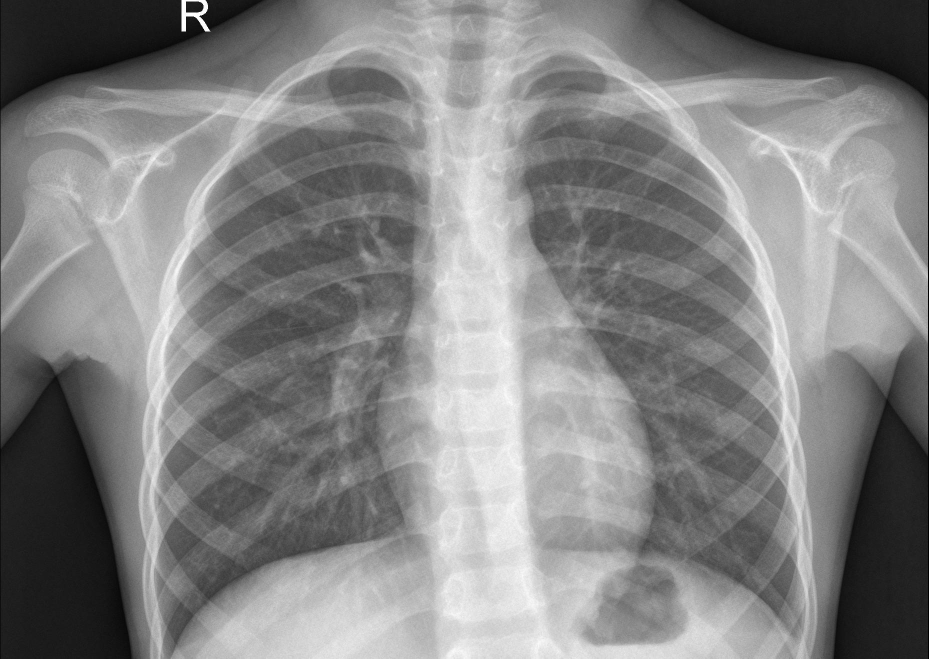
#> input picture data/raw/chest_xray/test/NORMAL/IM-0001-0001.jpeg, 1857 x 1317 px (shown at 1/2 size)
$ python -i preprocessing.py   (imports and definitions only)
#> lines starting #> are read from the running program, lines starting #| are printed output that depends on the picture; after the words box and inside, x2 and y2 are one past the last pixel; in counts of white or black regions, pixels touching at a corner belong together
#> further down, picture is the input picture: shape (1317, 1857, 3); min 0, max 255, mean 131
"""
Funciones para preprocesamiento de imágenes médicas.
"""

import cv2
import numpy as np
from skimage import exposure, filters, morphology, segmentation
from sklearn.preprocessing import StandardScaler, MinMaxScaler
import warnings
# [1 line not run here, left out]

# [128 lines left out: functions resize_image, apply_clahe, normalize_intensity, remove_noise, enhance_edges, not called in this run]

def segment_lung_region(image, method='threshold', **kwargs):
    """
    Segmenta la región pulmonar en radiografías de tórax.

    Args:
        image (np.ndarray): Imagen de radiografía
        method (str): Método de segmentación ('threshold', 'watershed')
        **kwargs: Argumentos adicionales

    Returns:
        np.ndarray: Máscara binaria de la región pulmonar
    """
#> called with method = 'threshold'
    if method == 'threshold':
        # Aplicar filtro gaussiano para suavizar
        blurred = cv2.GaussianBlur(image, (5, 5), 0)

        # Umbralización adaptiva
        threshold_value = kwargs.get('threshold', 0.1)
        if image.max() <= 1.0:
            threshold_value = threshold_value
        else:
            threshold_value = threshold_value * 255

        _, binary = cv2.threshold(blurred.astype(np.uint8),
                                 threshold_value, 255, cv2.THRESH_BINARY)
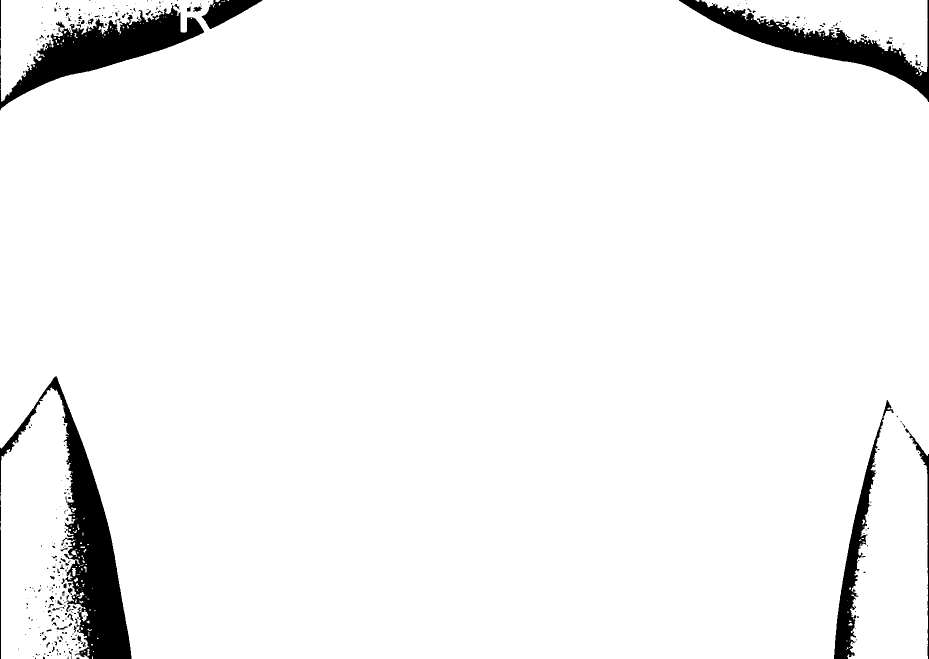
#> binary: shape (1317, 1857, 3) (shown at 1/2 size); 95.8% white; 340 black regions (269 under 20 px), largest, box (x1, y1, x2, y2) and area: (0, 753, 263, 1317) 36053, (0, 0, 408, 221) 26240, (1358, 0, 1857, 204) 21672

        # Operaciones morfológicas para limpiar la máscara
        kernel = cv2.getStructuringElement(cv2.MORPH_ELLIPSE, (10, 10))
        mask = cv2.morphologyEx(binary, cv2.MORPH_CLOSE, kernel)
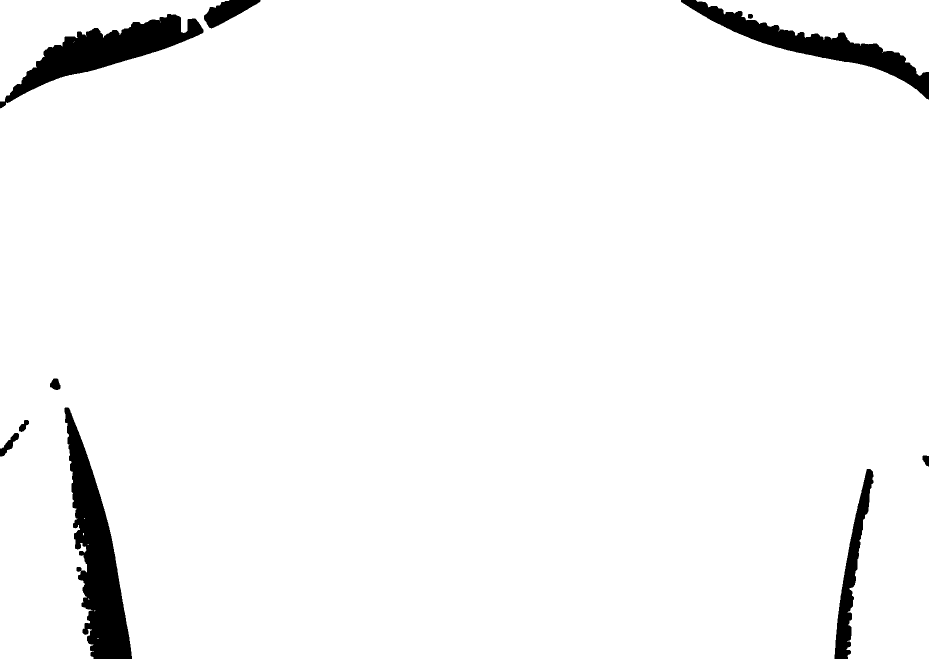
#> mask: shape (1317, 1857, 3) (shown at 1/2 size); 96.5% white; 10 black regions, largest, box (x1, y1, x2, y2) and area: (129, 815, 264, 1317) 29288, (0, 28, 407, 217) 22802, (1362, 0, 1857, 199) 19261
        mask = cv2.morphologyEx(mask, cv2.MORPH_OPEN, kernel)
#> mask: shape (1317, 1857, 3); 96.5% white; 8 black regions, largest, box (x1, y1, x2, y2) and area: (130, 816, 265, 1317) 29817, (0, 29, 408, 217) 22769, (1363, 0, 1857, 199) 19541

        # Encontrar el contorno más grande (presumiblemente los pulmones)
#> (the run stopped early here; a loop or call above may not have finished)
